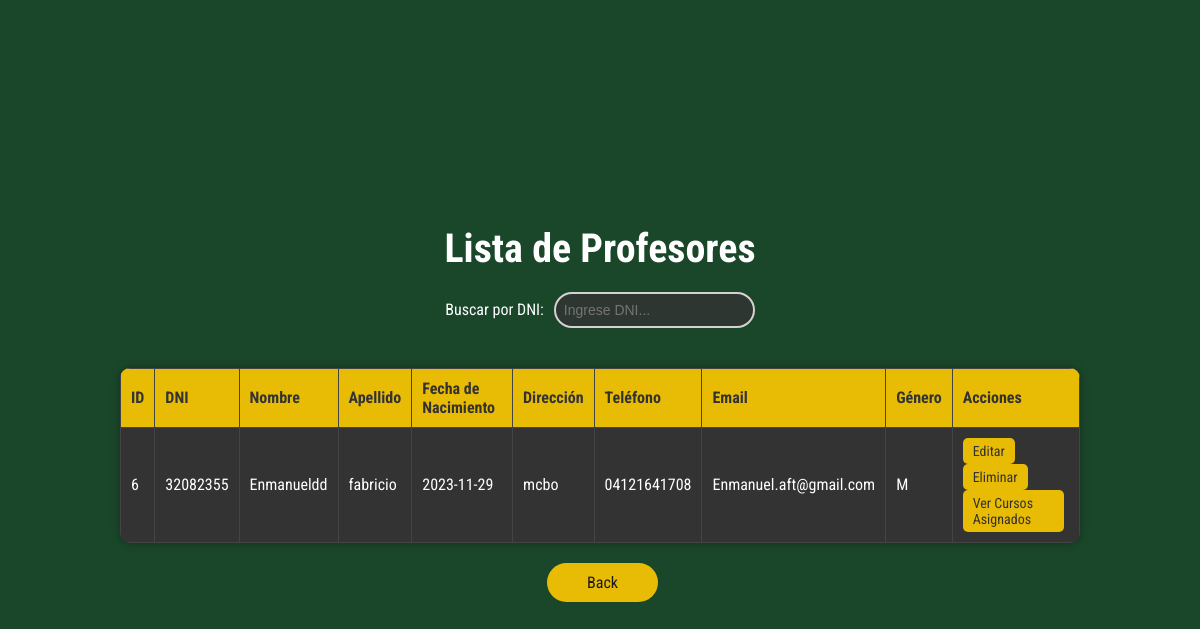
Page /profesores on the earlier database version.
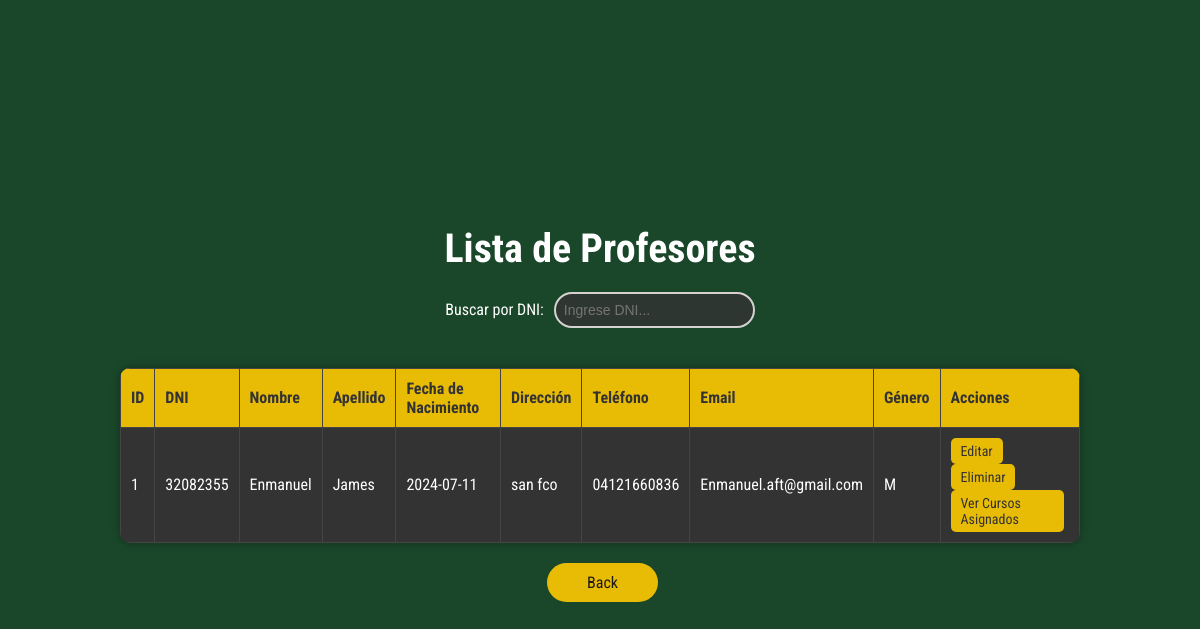
Same page on the later database version.
### tables this page shows
CREATE TABLE Profesor (
    id_profesor INTEGER PRIMARY KEY AUTOINCREMENT,
    dni_profesor VARCHAR(20) UNIQUE NOT NULL,
    nombre VARCHAR(100) NOT NULL,
    apellido VARCHAR(100) NOT NULL,
    fecha_nacimiento DATE NOT NULL,
    direccion VARCHAR(255) NOT NULL,
    telefono VARCHAR(20) NOT NULL,
    email VARCHAR(100) UNIQUE NOT NULL,
    genero CHAR(1) CHECK(genero IN ('M', 'F'))
);

### app/views_P.py (the view)
@app.route('/profesores')
def profesores():
    conn = get_db()
    cursor = conn.execute('SELECT * FROM Profesor')
    profesores = cursor.fetchall()
    conn.close()
    return render_template('profesores.html', profesores=profesores)

### app/views_P.py (called while the page is built)
def get_db():
    db = getattr(g, '_database', None)
    if db is None:
        db = g._database = sqlite3.connect(DATABASE)
        db.row_factory = sqlite3.Row
        db.execute("PRAGMA foreign_keys = ON;")
        db.commit()
    return db

@app.teardown_appcontext
def close_connection(exception):
    db = getattr(g, '_database', None)
    if db is not None:
        db.close()

### app/templates/profesores.html (shortened to what this page needs)
<!DOCTYPE html>
<html lang="es">
<head>
</head>
<body>
    <h1>Lista de Profesores</h1>
    <div class="search-bar">
        <label for="search" class="search-label">Buscar por DNI:</label>
        <input type="text" id="search" class="search-input" onkeyup="filterProfessors()" placeholder="Ingrese DNI...">
    </div>
    <table id="professors-table">
        <tr>
            <th>ID</th>
            <th>DNI</th>
            <th>Nombre</th>
            <th>Apellido</th>
            <th>Fecha de Nacimiento</th>
            <th>Dirección</th>
            <th>Teléfono</th>
            <th>Email</th>
            <th>Género</th>
            <th>Acciones</th>
        </tr>
        {% for profesor in profesores %}
        <tr id="profesor-{{ profesor.id_profesor }}">
            <td>{{ profesor.id_profesor }}</td>
            <td>{{ profesor.dni_profesor }}</td>
            <td>{{ profesor.nombre }}</td>
            <td>{{ profesor.apellido }}</td>
            <td>{{ profesor.fecha_nacimiento }}</td>
            <td>{{ profesor.direccion }}</td>
            <td>{{ profesor.telefono }}</td>
            <td>{{ profesor.email }}</td>
            <td>{{ profesor.genero }}</td>
            <td>
                <a href="{{ url_for('edit_profesor', id=profesor.id_profesor) }}" class="button">Editar</a>
                <form method="POST" action="{{ url_for('delete_profesor', id=profesor.id_profesor) }}" style="display: inline;">
                    <button type="submit" class="button" onclick="return confirm('¿Estás seguro de eliminar este profesor?')">Eliminar</button>
                </form>
                <a href="{{ url_for('profesor_cursos_asignados', id=profesor.id_profesor) }}" class="button">Ver Cursos Asignados</a>
            </td>
        </tr>
        {% endfor %}
    </table>
    <div class="button-container">
        <a href="{{ url_for('index') }}" class="button button-back">Back</a>
    </div>
</body>
</html>

Differences in the rows shown:
removed Profesor: id_profesor "6", dni_profesor "32082355", nombre "Enmanueldd", apellido "fabricio", fecha_nacimiento "2023-11-29", direccion "mcbo", telefono "04121641708", email "Enmanuel.aft@gmail.com", genero "M"
added Profesor: id_profesor "1", dni_profesor "32082355", nombre "Enmanuel", apellido "James", fecha_nacimiento "2024-07-11", direccion "san fco", telefono "04121660836", email "Enmanuel.aft@gmail.com", genero "M"
